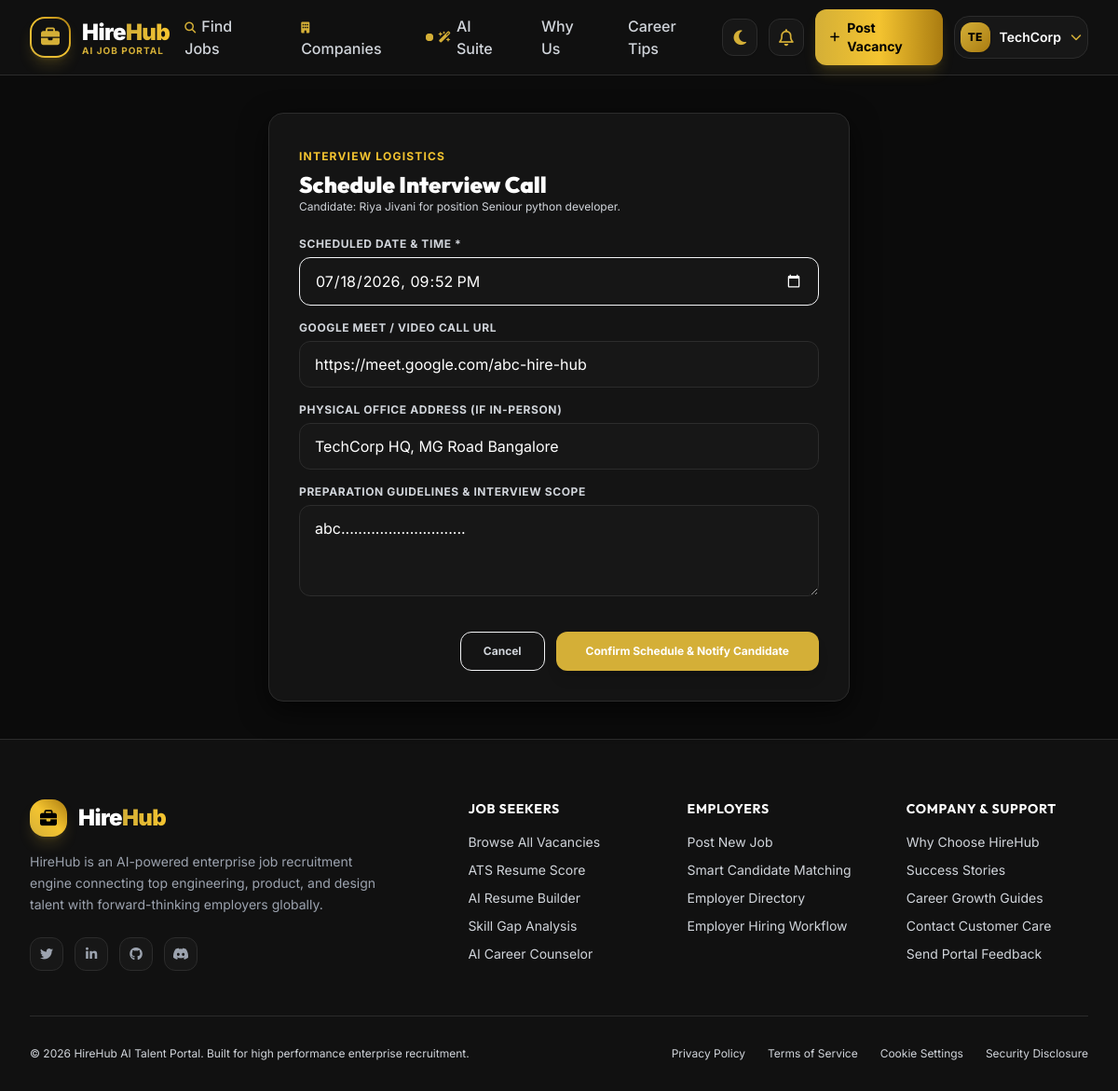
The page /applications/4/schedule-interview/ (signed in) on the database its author committed.
### accounts/models.py (models this page shows, shortened)
class User(AbstractUser):
    ROLE_CHOICES = (
        ('jobseeker', 'Job Seeker'),
        ('employer', 'Employer'),
        ('admin', 'Admin'),
    )
    role = models.CharField(max_length=20, choices=ROLE_CHOICES, default='jobseeker')
    phone = models.CharField(max_length=20, blank=True, null=True)
    avatar = models.ImageField(upload_to='avatars/', blank=True, null=True)
    is_verified = models.BooleanField(default=False)
    bio = models.TextField(blank=True, null=True)
    created_at = models.DateTimeField(auto_now_add=True)
    @property
    def is_jobseeker(self):
        return self.role == 'jobseeker'
    @property
    def is_employer(self):
        return self.role == 'employer'

### applications/models.py (models this page shows, shortened)
class Application(models.Model):
    STATUS_CHOICES = (
        ('applied', 'Applied'),
        ('under_review', 'Under Review'),
        ('shortlisted', 'Shortlisted'),
        ('interview_scheduled', 'Interview Scheduled'),
        ('selected', 'Selected'),
        ('rejected', 'Rejected'),
    )
    job = models.ForeignKey(Job, on_delete=models.CASCADE, related_name='applications')
    applicant = models.ForeignKey(settings.AUTH_USER_MODEL, on_delete=models.CASCADE, related_name='applications')
    resume = models.FileField(upload_to='application_resumes/', blank=True, null=True)
    cover_letter = models.TextField(blank=True, null=True)
    status = models.CharField(max_length=25, choices=STATUS_CHOICES, default='applied')
    ats_match_score = models.IntegerField(default=80)
    applied_at = models.DateTimeField(auto_now_add=True)
    class Meta:
        unique_together = ('job', 'applicant')
        ordering = ['-applied_at']

class Interview(models.Model):
    STATUS_CHOICES = (
        ('scheduled', 'Scheduled'),
        ('completed', 'Completed'),
        ('cancelled', 'Cancelled'),
    )
    application = models.OneToOneField(Application, on_delete=models.CASCADE, related_name='interview')
    scheduled_date = models.DateTimeField()
    meet_link = models.URLField(blank=True, null=True)
    office_address = models.CharField(max_length=255, blank=True, null=True)
    notes = models.TextField(blank=True, null=True)
    status = models.CharField(max_length=20, choices=STATUS_CHOICES, default='scheduled')
    created_at = models.DateTimeField(auto_now_add=True)

### jobs/models.py (models this page shows, shortened)
class Job(models.Model):
    JOB_TYPE_CHOICES = (
        ('full_time', 'Full Time'),
        ('part_time', 'Part Time'),
        ('remote', 'Remote'),
        ('hybrid', 'Hybrid'),
        ('internship', 'Internship'),
        ('fresher', 'Fresher'),
    )
    STATUS_CHOICES = (
        ('active', 'Active'),
        ('closed', 'Closed'),
        ('pending_approval', 'Pending Approval'),
        ('flagged', 'Flagged as Fake'),
    )
    company = models.ForeignKey(Company, on_delete=models.CASCADE, related_name='jobs')
    posted_by = models.ForeignKey(settings.AUTH_USER_MODEL, on_delete=models.CASCADE, related_name='posted_jobs')
    title = models.CharField(max_length=200)
    department = models.CharField(max_length=100, blank=True, null=True)
    category = models.ForeignKey(Category, on_delete=models.SET_NULL, null=True, related_name='jobs')
    vacancy = models.IntegerField(default=1)
    salary_min = models.DecimalField(max_digits=12, decimal_places=2, default=0)
    salary_max = models.DecimalField(max_digits=12, decimal_places=2, default=0)
    salary_negotiable = models.BooleanField(default=False)
    experience_required = models.CharField(max_length=50, help_text="e.g. 2-4 years")
    qualification = models.CharField(max_length=150)
    skills_required = models.TextField(help_text="Comma-separated skills e.g. Python, Django, React")
    description = models.TextField()
    responsibilities = models.TextField()
    benefits = models.TextField(blank=True, null=True)
    location = models.CharField(max_length=150)
    job_type = models.CharField(max_length=20, choices=JOB_TYPE_CHOICES, default='full_time')
    status = models.CharField(max_length=20, choices=STATUS_CHOICES, default='active')
    deadline = models.DateField()
    created_at = models.DateTimeField(auto_now_add=True)
    views_count = models.IntegerField(default=0)
    class Meta:
        ordering = ['-created_at']

### applications/views.py (the view)
# urls.py: path('<int:app_id>/schedule-interview/', views.schedule_interview_view, name='schedule_interview'),
@login_required
def schedule_interview_view(request, app_id):
    app = get_object_or_404(Application, id=app_id)
    if not (request.user == app.job.posted_by or request.user.is_site_admin):
        messages.error(request, "Permission denied.")
        return redirect('dashboard_redirect')
    interview = getattr(app, 'interview', None)
    if request.method == 'POST':
        form = InterviewScheduleForm(request.POST, instance=interview)
        if form.is_valid():
            inv = form.save(commit=False)
            inv.application = app
            inv.save()
            app.status = 'interview_scheduled'
            app.save()
            Notification.objects.create(
                user=app.applicant,
                title="Interview Invitation Scheduled!",
                message=f"You have been invited for an interview for {app.job.title} at {app.job.company.name} on {inv.scheduled_date.strftime('%B %d, %Y at %H:%M')}.",
                notification_type='interview_scheduled'
            )
            messages.success(request, "Interview successfully scheduled & candidate notified!")
            return redirect('employer_applications')
    else:
        form = InterviewScheduleForm(instance=interview)
    return render(request, 'applications/schedule_interview.html', {
        'form': form,
        'app': app,
        'interview': interview
    })

### templates/applications/schedule_interview.html (shortened to what this page needs)
{% extends 'base/base.html' %}
{% block content %}
<div class="py-10 bg-slate-50 dark:bg-slate-950">
    <div class="max-w-2xl mx-auto px-4 sm:px-6">
        <div class="glass-card p-8 rounded-3xl shadow-2xl space-y-6">
            <div>
                <span class="text-xs font-bold uppercase tracking-widest text-indigo-600 dark:text-indigo-400">Interview Logistics</span>
                <h1 class="text-2xl font-black text-slate-900 dark:text-white mt-1">Schedule Interview Call</h1>
                <p class="text-xs text-slate-500">Candidate: {{ app.applicant.get_full_name|default:app.applicant.username }} for position {{ app.job.title }}.</p>
            </div>
            <form method="POST" class="space-y-4">
                <div>
                    <label class="block text-xs font-bold uppercase tracking-wider text-slate-500 mb-1.5">Scheduled Date & Time *</label>
                    {{ form.scheduled_date }}
                </div>
                <div>
                    <label class="block text-xs font-bold uppercase tracking-wider text-slate-500 mb-1.5">Google Meet / Video Call URL</label>
                    {{ form.meet_link }}
                </div>
                <div>
                    <label class="block text-xs font-bold uppercase tracking-wider text-slate-500 mb-1.5">Physical Office Address (If In-Person)</label>
                    {{ form.office_address }}
                </div>
                <div>
                    <label class="block text-xs font-bold uppercase tracking-wider text-slate-500 mb-1.5">Preparation Guidelines & Interview Scope</label>
                    {{ form.notes }}
                </div>
                <div class="pt-4 flex justify-end space-x-3">
                    <a href="{% url 'employer_applications' %}" class="px-6 py-3 rounded-xl border border-slate-300 dark:border-slate-700 text-xs font-bold">Cancel</a>
                    <button type="submit" class="px-8 py-3 rounded-xl bg-indigo-600 hover:bg-indigo-700 text-white font-bold text-xs shadow-lg">
                        Confirm Schedule & Notify Candidate
                    </button>
                </div>
            </form>
        </div>
    </div>
</div>
{% endblock %}

### templates/components/navbar.html (shortened to what this page needs)
<nav class="sticky top-0 z-40 w-full backdrop-blur-xl bg-[#111111]/90 border-b border-[#2C2C2C] transition-colors duration-300">
    <div class="max-w-7xl mx-auto px-4 sm:px-6 lg:px-8">
        <div class="flex items-center justify-between h-20">
            <a href="{% url 'home' %}" class="flex items-center space-x-3 group">
                <div class="w-11 h-11 rounded-2xl bg-gradient-to-tr from-[#D4AF37] via-[#F4C430] to-[#AA7C11] p-0.5 shadow-lg shadow-[#D4AF37]/20 group-hover:scale-105 transition-transform duration-300">
                    <div class="w-full h-full bg-[#111111] rounded-[14px] flex items-center justify-center">
                        <i class="fa-solid fa-briefcase text-xl text-[#D4AF37]"></i>
                    </div>
                </div>
                <div class="flex flex-col">
                    <span class="text-2xl font-black tracking-tight text-white">
                        Hire<span class="text-transparent bg-clip-text bg-gradient-to-r from-[#D4AF37] to-[#F4C430]">Hub</span>
                    </span>
                    <span class="text-[10px] font-bold uppercase tracking-widest text-[#D4AF37] -mt-1">AI Job Portal</span>
                </div>
            </a>
            <div class="hidden lg:flex items-center space-x-1 font-medium text-slate-300">
                <a href="{% url 'job_list' %}" class="px-4 py-2.5 rounded-xl transition {% if request.resolver_match.url_name == 'job_list' or request.resolver_match.url_name == 'job_detail' %}text-[#D4AF37] bg-[#171717] border border-[#2C2C2C] font-semibold{% else %}hover:text-[#F4C430] hover:bg-[#171717]{% endif %}">
                    <i class="fa-solid fa-magnifying-glass mr-1.5 text-xs text-[#D4AF37]"></i>Find Jobs
                </a>
                <a href="{% url 'company_list' %}" class="px-4 py-2.5 rounded-xl transition {% if request.resolver_match.url_name == 'company_list' or request.resolver_match.url_name == 'company_detail' %}text-[#D4AF37] bg-[#171717] border border-[#2C2C2C] font-semibold{% else %}hover:text-[#F4C430] hover:bg-[#171717]{% endif %}">
                    <i class="fa-solid fa-building mr-1.5 text-xs text-[#D4AF37]"></i>Companies
                </a>
                <a href="{% url 'ai_dashboard' %}" class="px-4 py-2.5 rounded-xl transition flex items-center space-x-1.5 {% if 'ai_' in request.resolver_match.url_name %}text-[#D4AF37] bg-[#171717] border border-[#2C2C2C] font-semibold{% else %}hover:text-[#F4C430] hover:bg-[#171717]{% endif %}">
                    <span class="relative flex h-2 w-2">
                      <span class="relative inline-flex rounded-full h-2 w-2 bg-[#D4AF37]"></span>
                    </span>
                    <i class="fa-solid fa-wand-magic-sparkles text-xs text-[#D4AF37]"></i>
                    <span>AI Suite</span>
                </a>
                <a href="{% url 'why_choose' %}" class="px-4 py-2.5 rounded-xl transition {% if request.resolver_match.url_name == 'why_choose' %}text-[#D4AF37] bg-[#171717] border border-[#2C2C2C] font-semibold{% else %}hover:text-[#F4C430] hover:bg-[#171717]{% endif %}">Why Us</a>
                <a href="{% url 'career_tips' %}" class="px-4 py-2.5 rounded-xl transition {% if request.resolver_match.url_name == 'career_tips' %}text-[#D4AF37] bg-[#171717] border border-[#2C2C2C] font-semibold{% else %}hover:text-[#F4C430] hover:bg-[#171717]{% endif %}">Career Tips</a>
            </div>
            <div class="flex items-center space-x-3">
                <button type="button" onclick="toggleTheme()" class="w-10 h-10 rounded-xl bg-slate-100 dark:bg-[#171717] border border-slate-200 dark:border-[#2C2C2C] text-[#D4AF37] flex items-center justify-center hover:border-[#D4AF37] transition shadow-sm" title="Toggle Light / Dark Mode">
                    <i id="themeToggleIcon" class="fa-solid fa-moon text-lg"></i>
                </button>
                {% if user.is_authenticated %}
                <a href="{% url 'notification_list' %}" class="relative w-10 h-10 rounded-xl bg-slate-100 dark:bg-[#171717] border border-slate-200 dark:border-[#2C2C2C] text-[#D4AF37] flex items-center justify-center hover:border-[#D4AF37] transition shadow-sm">
                    <i class="fa-regular fa-bell text-lg"></i>
                </a>
                {% if user.is_employer %}
                <a href="{% url 'post_job' %}" class="hidden sm:inline-flex items-center px-4 py-2.5 rounded-xl font-bold text-sm text-black bg-gradient-to-r from-[#D4AF37] via-[#F4C430] to-[#AA7C11] hover:opacity-95 shadow-lg shadow-[#D4AF37]/20 transition">
                    <i class="fa-solid fa-plus mr-2 text-xs"></i>Post Vacancy
                </a>
                {% elif user.is_jobseeker %}
                <a href="{% url 'ai_ats_score' %}" class="hidden sm:inline-flex items-center px-4 py-2.5 rounded-xl font-bold text-sm text-[#D4AF37] bg-[#171717] border border-[#D4AF37]/40 hover:bg-[#D4AF37]/10 transition">
                    <i class="fa-solid fa-gauge-high mr-2 text-xs text-[#D4AF37]"></i>ATS Checker
                </a>
                {% endif %}
                <div class="relative group">
                    <button class="flex items-center space-x-2.5 p-1.5 rounded-2xl border border-[#2C2C2C] bg-[#171717] hover:border-[#D4AF37] transition">
                        <div class="w-8 h-8 rounded-xl bg-gradient-to-br from-[#D4AF37] to-[#AA7C11] flex items-center justify-center text-black font-extrabold text-xs uppercase shadow">
                            {% if user.avatar %}
                                <img src="{{ user.avatar.url }}" class="w-8 h-8 rounded-xl object-cover" alt="Avatar">
                            {% else %}
                                {{ user.username|slice:":2" }}
                            {% endif %}
                        </div>
                        <span class="hidden md:inline font-semibold text-sm text-white">
                            {{ user.first_name|default:user.username }}
                        </span>
                        <i class="fa-solid fa-chevron-down text-xs text-[#D4AF37]"></i>
                    </button>
                </div>
                {% endif %}
            </div>
        </div>
    </div>
</nav>

### rows shown on the page
User: username "TE", first_name "TechCorp"
Application: applicant.get_full_name "Riya Jivani", job "Seniour python developer"
Interview: scheduled_date "07/18/2026 21:52", meet_link "https://meet.google.com/abc-hire-hub", office_address "TechCorp HQ, MG Road Bangalore", notes "abc............................."
